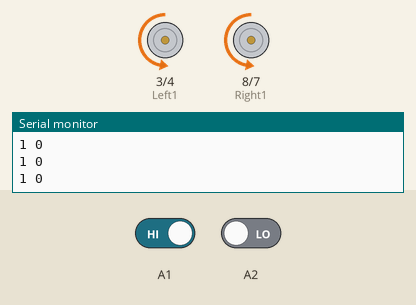
Bench run of a sketch on a simulated Arduino Uno, built with avr-gcc and run on an emulated ATmega328P. On the bench: motor-driver pin pairs drawn as motors (green arrow = first pin HIGH = forward, orange = second pin HIGH = backward, longer = more drive, scaled by the enable pin), the last lines printed to the serial monitor. Inputs (shaded band) come from the test bench; at power-on: A1 HIGH, A2 LOW.

Above: at 4.0 s.
4.1 s: A1 driven LOW
At 6.0 s:
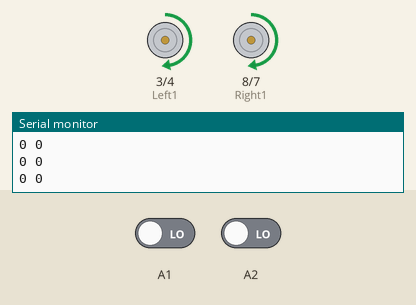
6.3 s: A2 driven HIGH
At 7.7 s:
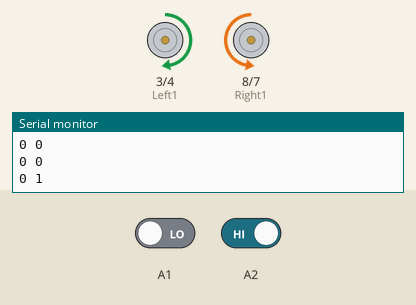
10.4 s: A2 driven LOW
At 10.9 s:
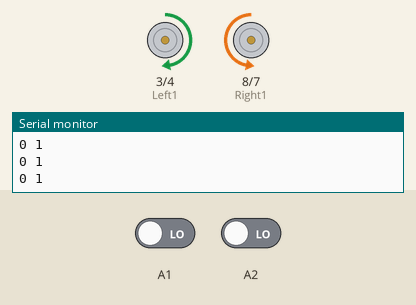
12.6 s: A1 driven HIGH
At 13.0 s:
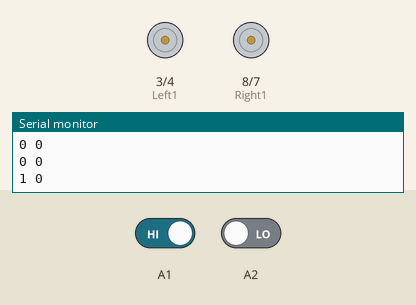
Timing chart, 0 to 17.7 s (numbered marks = the images above; inputs shaded):
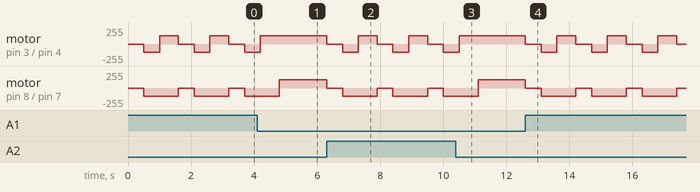

The sketch:

03_Car1_IR_Obstruction_Avoidance.ino
```cpp
#define Left1 3
#define Left2 4
#define Left_Speed 5

#define Right1 8
#define Right2 7
#define Right_Speed 6

void setup() {
  pinMode(Left1, OUTPUT);
  pinMode(Left2,OUTPUT);
  pinMode(Left_Speed,OUTPUT); //pwm

  pinMode(Right1, OUTPUT);
  pinMode(Right2,OUTPUT);
  pinMode(Right_Speed,OUTPUT); //pwm

  Serial.begin(9600);
}

void loop() {
  analogWrite(Left_Speed,127);
  analogWrite(Right_Speed,127);

  int ir_c1 = digitalRead(A1);
  int ir_c2 = digitalRead(A2);

  Serial.print(ir_c1);
  Serial.print(" ");
  Serial.println(ir_c2);

  if(ir_c1 == 0 and ir_c2 == 0){
    forward();
  }

  else if ((ir_c1 == 1 and ir_c2 == 1) or (ir_c1 == 1 and ir_c2 == 0) or (ir_c1 == 0 and ir_c2 == 1)){
    Stop();
    delay(500);
    backward();
    delay(500);
    turnRight();
    delay(500);
  }

  delay(100);


}

void forward(){  //forword
digitalWrite(Left1, HIGH);
digitalWrite(Left2, LOW);
digitalWrite(Right1, HIGH);
digitalWrite(Right2, LOW);
}

void backward(){  //backward
digitalWrite(Left1, LOW);
digitalWrite(Left2, HIGH);
digitalWrite(Right1, LOW);
digitalWrite(Right2, HIGH);
}

void turnRight(){ //turnRight
digitalWrite(Left1, HIGH);
digitalWrite(Left2, LOW);
digitalWrite(Right1, LOW);
digitalWrite(Right2, HIGH);
}

void turnLeft(){ //turnLeft
digitalWrite(Left1, LOW);
digitalWrite(Left2, HIGH);
digitalWrite(Right1, HIGH);
digitalWrite(Right2, LOW);
}

void Stop(){ //turnLeft
digitalWrite(Left1, LOW);
digitalWrite(Left2, LOW);
digitalWrite(Right1, LOW);
digitalWrite(Right2, LOW);
}
```

Measured:
- after the input at 4.1 s, motor on pin 3 (Left1) / pin 4 (Left2): goes on until 4.2 s, then stays forward 127/255
- after the input at 6.3 s, motor on pin 3 (Left1) / pin 4 (Left2): forward 127/255 → stopped at once, then repeats every 1.6 s: backward 127/255 0.50 s, forward 127/255 0.60 s, stopped 0.50 s; motor on pin 8 (Right1) / pin 7 (Right2): alternates backward 127/255 for 1.1 s and stopped for 0.50 s, starting at once
- after the input at 10.4 s, motor on pin 3 (Left1) / pin 4 (Left2): goes on until 10.5 s, then stays forward 127/255
- after the input at 12.6 s, motor on pin 3 (Left1) / pin 4 (Left2): forward 127/255 → stopped at once, then repeats every 1.6 s: backward 127/255 0.50 s, forward 127/255 0.60 s, stopped 0.50 s; motor on pin 8 (Right1) / pin 7 (Right2): alternates backward 127/255 for 1.1 s and stopped for 0.50 s, starting at once
- by itself, motor on pin 8 (Right1) / pin 7 (Right2): alternates backward 127/255 for 1.1 s and stopped for 0.50 s
